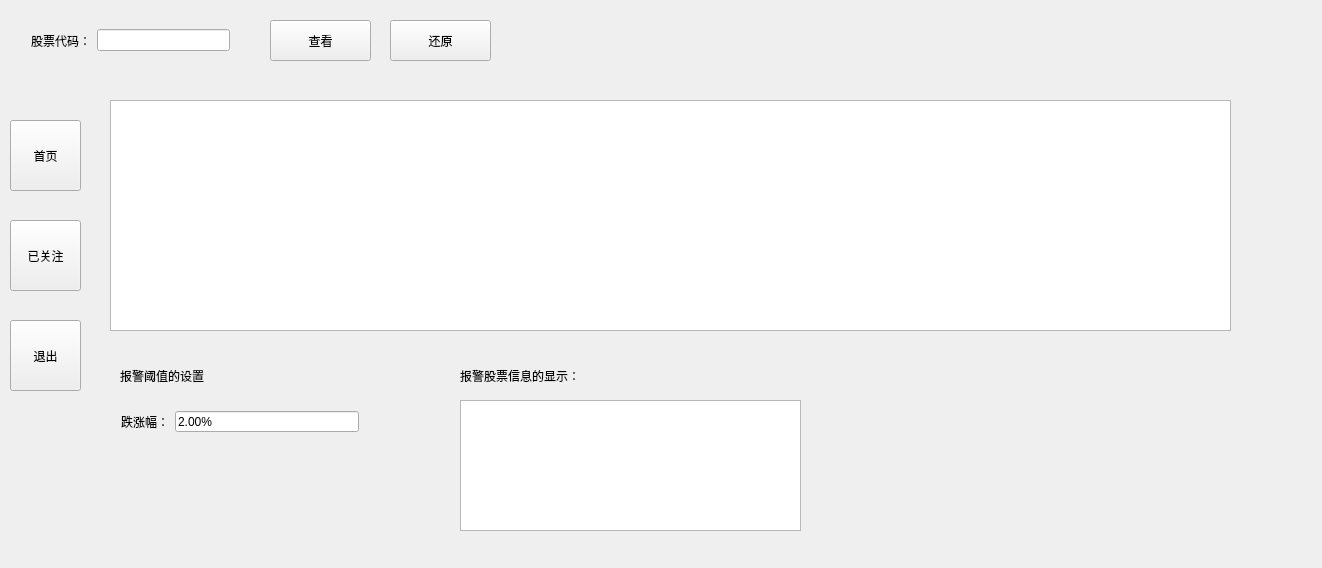
<?xml version="1.0" encoding="UTF-8"?>
<ui version="4.0">
 <class>stockAlarm</class>
 <widget class="QMainWindow" name="stockAlarm">
  <property name="geometry">
   <rect>
    <x>0</x>
    <y>0</y>
    <width>1322</width>
    <height>568</height>
   </rect>
  </property>
  <property name="minimumSize">
   <size>
    <width>0</width>
    <height>0</height>
   </size>
  </property>
  <property name="maximumSize">
   <size>
    <width>2000</width>
    <height>1000</height>
   </size>
  </property>
  <property name="windowTitle">
   <string>stockAlarm</string>
  </property>
  <widget class="QWidget" name="centralWidget">
   <widget class="QWidget" name="widget" native="true">
    <property name="geometry">
     <rect>
      <x>20</x>
      <y>10</y>
      <width>221</width>
      <height>61</height>
     </rect>
    </property>
    <layout class="QHBoxLayout" name="horizontalLayout">
     <item>
      <widget class="QLabel" name="label">
       <property name="text">
        <string>股票代码：</string>
       </property>
      </widget>
     </item>
     <item>
      <widget class="QLineEdit" name="lineEdit"/>
     </item>
    </layout>
   </widget>
   <widget class="QPushButton" name="pB_search">
    <property name="geometry">
     <rect>
      <x>270</x>
      <y>20</y>
      <width>101</width>
      <height>41</height>
     </rect>
    </property>
    <property name="text">
     <string>查看</string>
    </property>
   </widget>
   <widget class="QStackedWidget" name="stackedWidget">
    <property name="geometry">
     <rect>
      <x>90</x>
      <y>70</y>
      <width>1211</width>
      <height>471</height>
     </rect>
    </property>
    <property name="currentIndex">
     <number>1</number>
    </property>
    <widget class="QWidget" name="page">
     <widget class="QTableWidget" name="tableWidget_1">
      <property name="geometry">
       <rect>
        <x>20</x>
        <y>10</y>
        <width>1171</width>
        <height>431</height>
       </rect>
      </property>
      <property name="editTriggers">
       <set>QAbstractItemView::NoEditTriggers</set>
      </property>
     </widget>
    </widget>
    <widget class="QWidget" name="page_2">
     <widget class="QTableWidget" name="tableWidget_2">
      <property name="geometry">
       <rect>
        <x>20</x>
        <y>30</y>
        <width>1121</width>
        <height>231</height>
       </rect>
      </property>
      <property name="editTriggers">
       <set>QAbstractItemView::NoEditTriggers</set>
      </property>
     </widget>
     <widget class="QLabel" name="label_2">
      <property name="geometry">
       <rect>
        <x>30</x>
        <y>290</y>
        <width>111</width>
        <height>31</height>
       </rect>
      </property>
      <property name="text">
       <string>报警阈值的设置</string>
      </property>
     </widget>
     <widget class="QWidget" name="widget_3" native="true">
      <property name="geometry">
       <rect>
        <x>20</x>
        <y>330</y>
        <width>260</width>
        <height>43</height>
       </rect>
      </property>
      <layout class="QHBoxLayout" name="horizontalLayout_2">
       <item>
        <widget class="QLabel" name="label_3">
         <property name="text">
          <string>跌涨幅：</string>
         </property>
        </widget>
       </item>
       <item>
        <widget class="QLineEdit" name="lineEdit_2">
         <property name="text">
          <string>2.00%</string>
         </property>
        </widget>
       </item>
      </layout>
     </widget>
     <widget class="QTextBrowser" name="textBrowser">
      <property name="geometry">
       <rect>
        <x>370</x>
        <y>330</y>
        <width>341</width>
        <height>131</height>
       </rect>
      </property>
     </widget>
     <widget class="QLabel" name="label_4">
      <property name="geometry">
       <rect>
        <x>370</x>
        <y>290</y>
        <width>151</width>
        <height>31</height>
       </rect>
      </property>
      <property name="text">
       <string>报警股票信息的显示：</string>
      </property>
     </widget>
    </widget>
   </widget>
   <widget class="QWidget" name="widget_2" native="true">
    <property name="geometry">
     <rect>
      <x>0</x>
      <y>100</y>
      <width>90</width>
      <height>311</height>
     </rect>
    </property>
    <widget class="QToolButton" name="tB_start">
     <property name="geometry">
      <rect>
       <x>10</x>
       <y>20</y>
       <width>71</width>
       <height>71</height>
      </rect>
     </property>
     <property name="text">
      <string>首页</string>
     </property>
     <property name="icon">
      <iconset resource="res.qrc">
       <normaloff>:/icons/start.png</normaloff>:/icons/start.png</iconset>
     </property>
     <property name="iconSize">
      <size>
       <width>40</width>
       <height>40</height>
      </size>
     </property>
     <property name="toolButtonStyle">
      <enum>Qt::ToolButtonTextUnderIcon</enum>
     </property>
    </widget>
    <widget class="QToolButton" name="tB_concerned">
     <property name="geometry">
      <rect>
       <x>10</x>
       <y>120</y>
       <width>71</width>
       <height>71</height>
      </rect>
     </property>
     <property name="text">
      <string>已关注</string>
     </property>
     <property name="icon">
      <iconset resource="res.qrc">
       <normaloff>:/icons/concern.png</normaloff>:/icons/concern.png</iconset>
     </property>
     <property name="iconSize">
      <size>
       <width>40</width>
       <height>40</height>
      </size>
     </property>
     <property name="toolButtonStyle">
      <enum>Qt::ToolButtonTextUnderIcon</enum>
     </property>
    </widget>
    <widget class="QToolButton" name="tB_exit">
     <property name="geometry">
      <rect>
       <x>10</x>
       <y>220</y>
       <width>71</width>
       <height>71</height>
      </rect>
     </property>
     <property name="text">
      <string>退出</string>
     </property>
     <property name="icon">
      <iconset resource="res.qrc">
       <normaloff>:/icons/exit.png</normaloff>:/icons/exit.png</iconset>
     </property>
     <property name="iconSize">
      <size>
       <width>40</width>
       <height>40</height>
      </size>
     </property>
     <property name="toolButtonStyle">
      <enum>Qt::ToolButtonTextUnderIcon</enum>
     </property>
    </widget>
   </widget>
   <widget class="QPushButton" name="pB_huifu">
    <property name="geometry">
     <rect>
      <x>390</x>
      <y>20</y>
      <width>101</width>
      <height>41</height>
     </rect>
    </property>
    <property name="text">
     <string>还原</string>
    </property>
   </widget>
  </widget>
 </widget>
 <layoutdefault spacing="6" margin="11"/>
 <resources>
  <include location="res.qrc"/>
 </resources>
 <connections/>
</ui>
